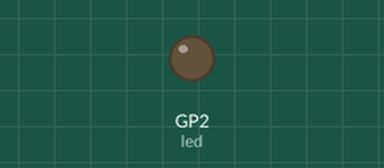
A program run on a simulated Raspberry Pi Pico running MicroPython. On the bench: output pins drawn as LEDs (lit = HIGH).

Above: at 0.05 s.
At 5.95 s:
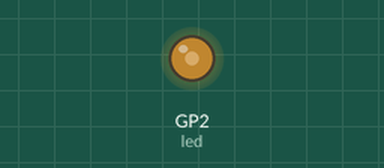
At 11.95 s:
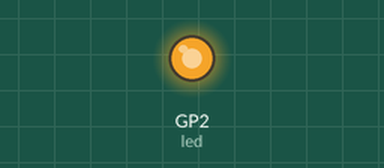
At 23.85 s:
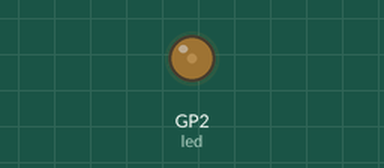
Timing chart, 0 to 34.3 s (numbered marks = the images above):
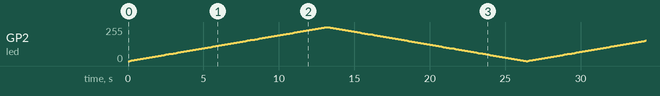

The program:

003_Led_PWM_fade.py
```python
from machine import Pin, PWM
import time

led = PWM(Pin(2))
led.freq(1000)

while True:
    for duty in range(0, 65535, 500):
        led.duty_u16(duty)
        time.sleep(0.1)
    for duty in range(65535, 0, -500):
        led.duty_u16(duty)
        time.sleep(0.1)
```
